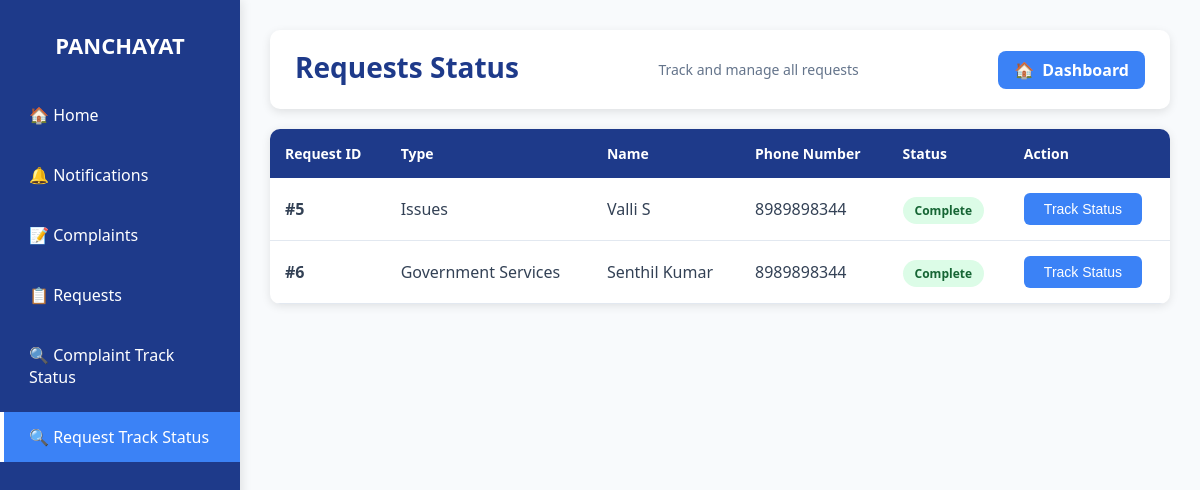
Screenshot of /trackstatus2/ (signed in) with the database file from the repository.
### myapp/models.py (models this page shows, shortened)
class Request(models.Model):
    REQUEST_TYPES = [
        ("Public Safety", "Public Safety"),
        ("Sanitation / Hygiene", "Sanitation / Hygiene"),
        ("Road / Traffic Issues", "Road / Traffic Issues"),
        ("Electricity / Water Supply", "Electricity / Water Supply"),
        ("Government Services", "Government Services"),
        ("Others", "Others"),
    ]
    name = models.CharField(max_length=100)
    phone_number = models.CharField(max_length=15)
    address = models.TextField()
    request_type = models.CharField(max_length=50, choices=REQUEST_TYPES)
    other_type = models.CharField(max_length=100, null=True, blank=True)
    description = models.TextField(max_length=500, null=True)
    supervisor_name = models.CharField(max_length=100, null=True)
    area = models.CharField(max_length=100, null=True)
    date_time= models.DateTimeField(auto_now_add=True, null=True)
    file = models.FileField(upload_to='requests/', blank=True, null=True)
    status = models.CharField(
        max_length=20,
        default='unverified'
    )

### myapp/views.py (the view)
# urls.py: path("trackstatus2/", views.Trackstatus2, name="Trackstatus2"),
def Trackstatus2(request):
    phoneno=request.session.get('phoneno')
    requests_data = Request.objects.filter(phone_number=phoneno)
    return render(request, 'trackstatus2.html', {
        'requests_data': requests_data
    })

### myapp/templates/trackstatus2.html (shortened to what this page needs)
{% load static %}
<!DOCTYPE html>
<html lang="en">
<head>
</head>
<body>
    <div class="sidebar">
        <h2> PANCHAYAT</h2>
        <a href="{% url 'Mainpage' %}">🏠 Home</a>
        <a href="{% url 'notification_page2' %}">🔔 Notifications</a>
        <a href="{% url 'complaint_form' %}">📝 Complaints</a>
        <a href="{% url 'requestform' %}" >📋 Requests</a>
         <a href="{% url 'Trackstatus' %}">🔍 Complaint Track Status</a>
  <a href="{% url 'Trackstatus2' %}" class="active">🔍 Request Track Status</a>
    </div>
    <div class="main-content">
        <div class="header">
            <h1>Requests Status</h1>
            <p>Track and manage all requests</p>
            <a href="{% url 'Mainpage' %}" class="back-btn">
            <span>🏠</span>
            <span>Dashboard</span>
      </a>
        </div>
        <div class="table-container">
            <table>
                <thead>
                    <tr>
                        <th>Request ID</th>
                        <th>Type</th>
                        <th>Name</th>
                        <th>Phone Number</th>
                        <th>Status</th>
                        <th>Action</th>
                    </tr>
                </thead>
                <tbody>
                    {% for r in requests_data %}
                    <tr>
                        <td><strong>#{{ r.id }}</strong></td>
                        <td>{{ r.request_type }}</td>
                        <td>{{ r.name }}</td>
                        <td>{{ r.phone_number }}</td>
                        <td>
                            <span class="status-badge status-{{ r.status }}">
                                {{ r.status }}
                            </span>
                        </td>
                        <td>
                            <button class="track-btn" onclick="openModal({{ r.id }}, '{{ r.request_type }}', '{{ r.status }}')">
                                Track Status
                            </button>
                        </td>
                    </tr>
                    {% endfor %}
                </tbody>
            </table>
        </div>
    </div>
</body>
</html>

### myapp/templates/trackstatus2.html (style rules this page uses)
* { margin: 0; padding: 0; box-sizing: border-box; }
body { font-family: 'Segoe UI', Tahoma, Geneva, Verdana, sans-serif; background: #ffffff; min-height: 100vh; }
.sidebar { width: 240px; background: #1e3a8a; color: white; padding-top: 30px; display: flex; flex-direction: column; position: fixed; left: 0; top: 0; bottom: 0; box-shadow: 2px 0 10px rgba(0,0,0,0.1); }
.sidebar h2 { text-align: center; margin-bottom: 25px; font-size: 22px; font-weight: bold; }
.sidebar a { display: block; padding: 14px 25px; color: white; text-decoration: none; font-size: 16px; margin: 5px 0; border-left: 4px solid transparent; transition: 0.3s; }
.sidebar a:hover, .sidebar .active { background: #3b82f6; border-left: 4px solid #ffffff; }
.main-content { margin-left: 240px; padding: 30px; background: #f8fafc; min-height: 100vh; }
.header { background: white; padding: 18px 25px; border-radius: 10px; display: flex; justify-content: space-between; align-items: center; box-shadow: 0 3px 10px rgba(0,0,0,0.1); margin-bottom: 20px; }
.back-btn { background: #3b82f6; color: white; padding: 8px 16px; border-radius: 8px; font-size: 16px; text-decoration: none; font-weight: 600; transition: 0.2s; display: flex; align-items: center; gap: 8px; }
.header h1 { color: #1e3a8a; font-size: 28px; margin-bottom: 5px; }
.header p { color: #64748b; font-size: 14px; }
.table-container { background: white; border-radius: 10px; box-shadow: 0 2px 10px rgba(0,0,0,0.1); overflow: hidden; }
table { width: 100%; border-collapse: collapse; }
thead { background: #1e3a8a; color: white; }
th { padding: 15px; text-align: left; font-weight: 600; font-size: 14px; }
td { padding: 15px; border-bottom: 1px solid #e2e8f0; color: #334155; }
.track-btn { background: #3b82f6; color: white; border: none; padding: 8px 20px; border-radius: 6px; cursor: pointer; font-size: 14px; transition: 0.3s; font-weight: 500; }
.status-badge { padding: 5px 12px; border-radius: 20px; font-size: 12px; font-weight: 600; text-transform: capitalize; }
.status-complete { background: #dcfce7; color: #166534; }

### rows the page displays
Request: id "5", request_type "Issues", name "Valli S", phone_number "8989898344", status "Complete"
Request: id "6", request_type "Government Services", name "Senthil Kumar", phone_number "8989898344", status "Complete"
